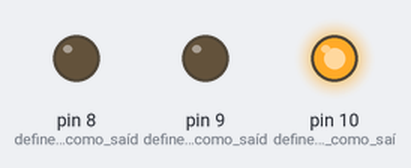
The sketch below on a simulated Arduino Uno, built with avr-gcc and run on an emulated ATmega328P. Shown: output pins drawn as LEDs (lit = HIGH).

Above: at 2.0 s.
At 4.7 s:
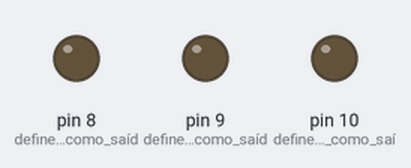
At 5.2 s:
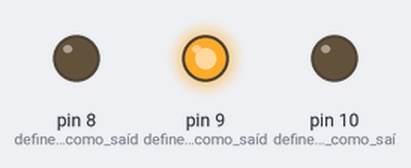
At 8.2 s:
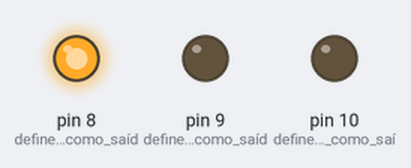
Timing chart, 0 to 13.3 s (numbered marks = the images above):
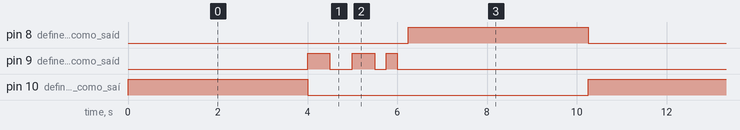

Measured:
- by itself, pin 8 (define_o_pino_8_como_saíd), pin 10 (define_o_pino_10_como_saí): alternates HIGH for 4.0 s and LOW for 6.3 s
- by itself, pin 9 (define_o_pino_9_como_saíd): repeats every 10.3 s: LOW 0.50 s, HIGH 0.50 s, LOW 0.25 s, HIGH 0.25 s, LOW 8.3 s, HIGH 0.50 s
- by itself, everything shown: repeats every 10.3 s, in 9 steps

The sketch:

semaforo.ino
```cpp
//Projeto Arduino sinal de trânsito
//Por Jota
//www.comofazerascoisas.com.br

//Método setup, assim que o arduino é ligado ele
//é executado, uma vez apenas.
void setup() {
  pinMode(8,OUTPUT);     //define o pino 8 como saída
  pinMode(9,OUTPUT);     //define o pino 9 como saída
  pinMode(10,OUTPUT);    //define o pino 10 como saída
}
//Método loop, é executado enquanto o arduino estiver ligado.
void loop() {
  //Controle do led verde
  digitalWrite(10,HIGH);  //acende o led
  delay(4000);           //espera 4 segundos
  digitalWrite(10,LOW);   //apaga o led

  //Controle do led amarelo
  digitalWrite(9,HIGH);  //acende o led
  delay(500);           //espera 1 segundos
  digitalWrite(9,LOW);  //pisca o led
  delay(500);          //espera 1 segundos
  digitalWrite(9,HIGH);   //apaga o led
  delay(500);
  digitalWrite(9,LOW);  //pisca o led
  delay(250);          //espera 1 segundos
  digitalWrite(9,HIGH);   //apaga o led
  delay(250);
  digitalWrite(9,LOW);  //pisca o led
  delay(250);

  //Controle do led vermelho
  digitalWrite(8,HIGH); //acende o led
  delay(4000);           //espera 4 segundos
  digitalWrite(8,LOW);  //apaga o led
}
```
